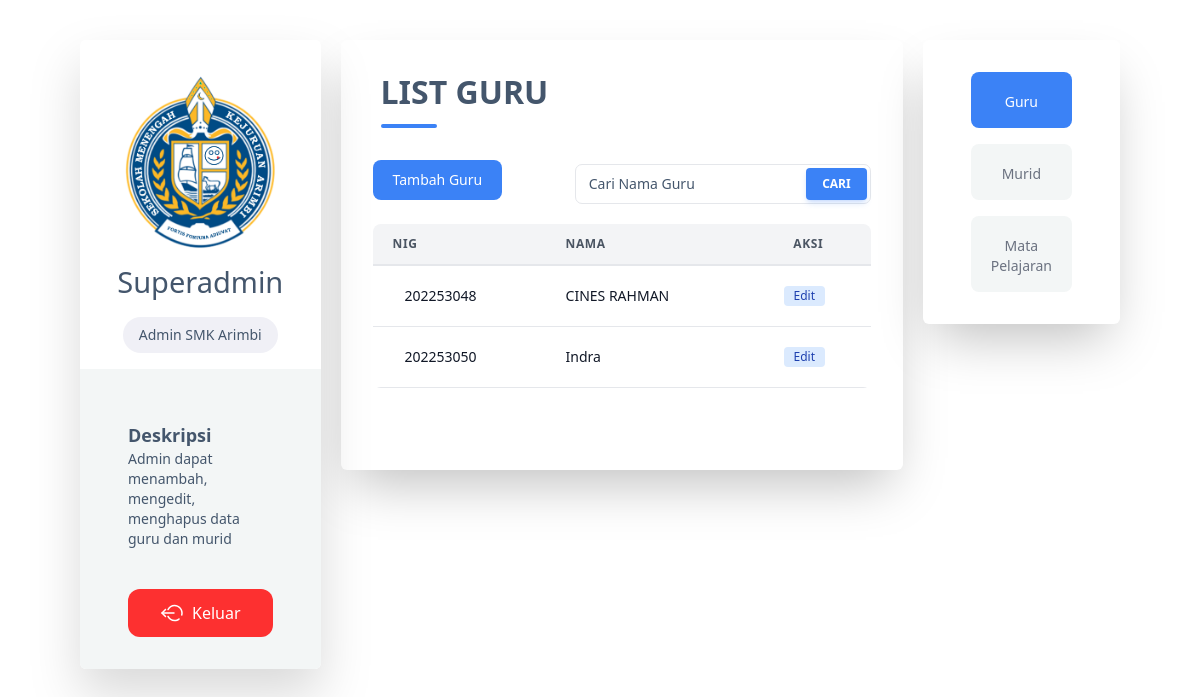
The app's page /dashboard/admin/list-guru.php (signed in), older data.
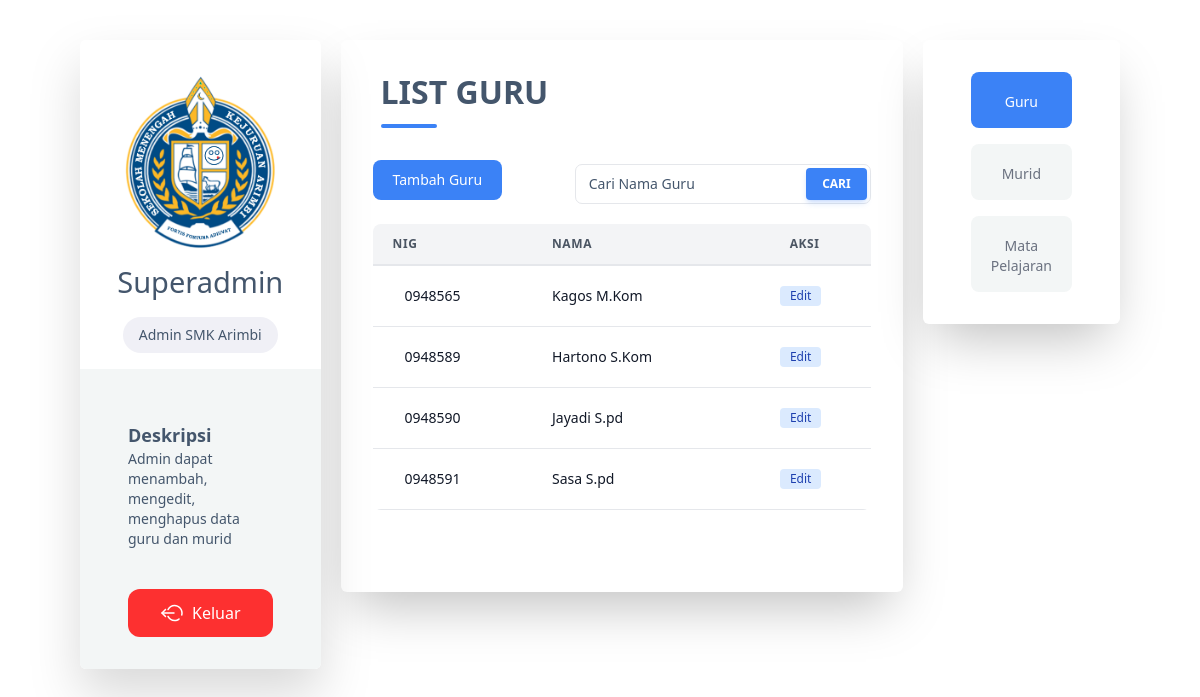
The same page, newer data.
### tables this page shows
CREATE TABLE `tbguru` (
  `nig` varchar(11) NOT NULL,
  `nama_guru` varchar(255) NOT NULL,
  `password_guru` varchar(255) NOT NULL
);

### dashboard/admin/list-guru.php (the view, shortened to what this page needs)
<?php
require_once "../../config/connect.php";
$list = $conn->query("SELECT nig, nama_guru FROM tbguru");
?>
<!DOCTYPE html>
<html lang="en">
<head>
    <script src="https://cdn.tailwindcss.com"></script>
</head>
<body>
    <main class="text-[#44566C]">
        <div class="flex-row lg:flex mt-10 mb-20 mx-4 lg:mx-20 gap-5">
            <div class="bg-white w-full lg:w-[40%] h-fit rounded-md drop-shadow-2xl mb-10 lg:mb-0">
                <div class="flex flex-col items-center justify-center pt-8">
                    <img class="w-40 bg-white rounded-3xl object-cover" alt="" src="../../assets/logo.png" />
                    <p class="text-[29px] mb-[14px] mt-2 text-center capitalize">
                        <?php echo htmlspecialchars($_SESSION["username"]); ?>
                    </p>
                    <div class="bg-[#F0F0F6] py-2 px-4 rounded-full w-fit text-sm mb-4">
                        Admin SMK Arimbi
                    </div>
                </div>
                <div class="bg-[#F3F6F6] flex flex-col justify-center px-12 py-8 rounded-b-md">
                    <div class="mt-5">
                        <span class="capitalize font-semibold text-lg">
                            Deskripsi
                        </span>
                        <p class="text-sm">
                            Admin dapat menambah, mengedit, menghapus data guru dan murid
                        </p>
                    </div>
                    <a href="../../logout.php"
                        class="bg-[#fd3030] rounded-xl text-white px-8 py-3 mt-10 w-full text-center hover:shadow-xl hover:shadow-[#fd30306a] transition hover:duration-500 cursor-pointer flex items-center justify-center gap-x-2">
                        <span>Keluar</span>
                    </a>
                </div>
            </div>
            <div class="bg-white w-full h-max rounded-md shadow-2xl py-7">
                <div class="relative w-max pb-3 ml-4 lg:mx-10">
                    <div class="absolute border-b-4 border-blue-500 bottom-0 left-0 w-14 rounded-full"></div>
                    <h2 class="font-semibold text-[2rem] uppercase">list guru</h2>
                </div>
                <div class="container mx-auto px-4 sm:px-8">
                    <div class="py-8">
                        <div class="flex flex-col md:flex-row gap-y-3 md:gap-y-0 md:items-center md:justify-between">
                            <a href="tambah/guru.php"
                                class="text-white bg-blue-500 hover:bg-blue-800 focus:ring-4 focus:ring-blue-300 font-medium rounded-lg text-sm px-5 py-2.5 mb-2 focus:outline-none">Tambah
                                Guru</a>
                            <div class="flex gap-x-2">
                                <div class="relative flex h-10 w-full min-w-[200px] lg:max-w-[24rem] self-end">
                                    <button
                                        class="absolute right-1 top-1 z-10 select-none rounded bg-blue-500 py-2 px-4 text-center align-middle font-sans text-xs font-bold uppercase text-white shadow-md shadow-blue-500/20 transition-all hover:shadow-lg hover:shadow-blue-500/40 focus:opacity-[0.85] focus:shadow-none active:opacity-[0.85] active:shadow-none peer-placeholder-shown:pointer-events-none peer-placeholder-shown:bg-blue-gray-500 peer-placeholder-shown:opacity-50 peer-placeholder-shown:shadow-none"
                                        type="button" data-ripple-light="true">
                                        Cari
                                    </button>
                                    <input type="text"
                                        class="peer h-full w-full rounded-[7px] border border-blue-gray-200 bg-transparent px-3 py-2.5 pr-20 font-sans text-sm font-normal text-blue-gray-700 outline outline-0 transition-all placeholder-shown:border placeholder-shown:border-blue-gray-200 placeholder-shown:border-t-blue-gray-200 focus:border-2 focus:border-blue-500 focus:border-t-transparent focus:outline-0 disabled:border-0 disabled:bg-blue-gray-50"
                                        placeholder=" " required />
                                    <label
                                        class="before:content[' '] after:content[' '] pointer-events-none absolute left-0 -top-1.5 flex h-full w-full select-none text-[11px] font-normal leading-tight text-blue-gray-400 transition-all before:pointer-events-none before:mt-[6.5px] before:mr-1 before:box-border before:block before:h-1.5 before:w-2.5 before:rounded-tl-md before:border-t before:border-l before:border-blue-gray-200 before:transition-all after:pointer-events-none after:mt-[6.5px] after:ml-1 after:box-border after:block after:h-1.5 after:w-2.5 after:flex-grow after:rounded-tr-md after:border-t after:border-r after:border-blue-gray-200 after:transition-all peer-placeholder-shown:text-sm peer-placeholder-shown:leading-[3.75] peer-placeholder-shown:text-blue-gray-500 peer-placeholder-shown:before:border-transparent peer-placeholder-shown:after:border-transparent peer-focus:text-[11px] peer-focus:leading-tight peer-focus:text-blue-500 peer-focus:before:border-t-2 peer-focus:before:border-l-2 peer-focus:before:!border-blue-500 peer-focus:after:border-t-2 peer-focus:after:border-r-2 peer-focus:after:!border-blue-500 peer-disabled:text-transparent peer-disabled:before:border-transparent peer-disabled:after:border-transparent peer-disabled:peer-placeholder-shown:text-blue-gray-500">
                                        Cari Nama Guru
                                    </label>
                                </div>
                            </div>
                        </div>
                        <div class="-mx-4 sm:-mx-8 px-4 sm:px-8 py-4 overflow-x-auto">
                            <div class="inline-block min-w-full rounded-lg overflow-hidden">
                                <table class="min-w-full leading-normal">
                                    <thead>
                                        <tr>
                                            <th
                                                class="px-5 py-3 border-b-2 border-gray-200 bg-gray-100 text-left text-xs font-semibold text-gray-600 uppercase tracking-wider">
                                                NIG
                                            </th>
                                            <th
                                                class="px-5 py-3 border-b-2 border-gray-200 bg-gray-100 text-left text-xs font-semibold text-gray-600 uppercase tracking-wider">
                                                Nama
                                            </th>
                                            <th
                                                class="px-5 py-3 border-b-2 border-gray-200 bg-gray-100 text-center text-xs font-semibold text-gray-600 uppercase tracking-wider">
                                                Aksi
                                            </th>
                                        </tr>
                                    </thead>
                                    <tbody>
                                        <?php foreach ($list as $row) : ?>
                                        <tr>
                                            <td class="px-5 py-5 border-b border-gray-200 bg-white text-sm">
                                                <div class="ml-3">
                                                    <p class="text-gray-900 whitespace-no-wrap">
                                                        <?= $row["nig"]; ?>
                                                    </p>
                                                </div>
                                            </td>
                                            <td class="px-5 py-5 border-b border-gray-200 bg-white text-sm">
                                                <p class="text-gray-900 whitespace-no-wrap"><?= $row["nama_guru"]; ?>
                                                </p>
                                            </td>
                                            <td class="px-5 py-5 border-b border-gray-200 bg-white text-sm">
                                                <div class="flex justify-center items-baseline">
                                                    <a href='edit/guru.php?nig=<?= $row["nig"]; ?>'
                                                        class="bg-blue-100 text-blue-800 text-xs font-medium me-2 px-2.5 py-0.5 rounded hover:bg-blue-500 hover:text-white">
                                                        Edit
                                                    </a>
                                                </div>
                                            </td>
                                        </tr>
                                        <?php endforeach; ?>
                                    </tbody>
                                </table>
                            </div>
                        </div>
                    </div>
                </div>
            </div>
            <div class="bg-white w-full lg:w-fit h-fit rounded-md shadow-2xl hidden lg:block">
                <div class="flex flex-col justify-center px-12 py-8 gap-y-4">
                    <a href="list-guru.php"
                        class="rounded-lg px-5 py-4 w-full transition hover:duration-700 hover:bg-blue-500
                                        hover:text-white flex flex-col items-center cursor-pointer bg-blue-500 text-white">
                        <span class=" text-sm font-medium mt-1 capitalize">guru</span>
                    </a>
                    <a href="list-murid.php"
                        class="rounded-lg px-5 py-4 w-full transition hover:duration-700 hover:bg-blue-500
                                        hover:text-white flex flex-col items-center cursor-pointer bg-[#F3F6F6] text-gray-500">
                        <span class=" text-sm font-medium mt-1 capitalize">murid</span>
                    </a>
                    <a href="list-mapel.php"
                        class="rounded-lg px-5 py-4 w-full transition hover:duration-700 hover:bg-blue-500
                                        hover:text-white flex flex-col items-center cursor-pointer bg-[#F3F6F6] text-gray-500 text-center">
                        <span class=" text-sm font-medium mt-1 capitalize">mata pelajaran</span>
                    </a>
                </div>
            </div>
        </div>
    </main>
</body>
</html>

Row changes from the older to the newer data that the page shows:
removed tbguru: nig "202253048", nama_guru "CINES RAHMAN"
removed tbguru: nig "202253050", nama_guru "Indra"
added tbguru: nig "0948565", nama_guru "Kagos M.Kom"
added tbguru: nig "0948589", nama_guru "Hartono S.Kom"
added tbguru: nig "0948590", nama_guru "Jayadi S.pd"
added tbguru: nig "0948591", nama_guru "Sasa S.pd"
